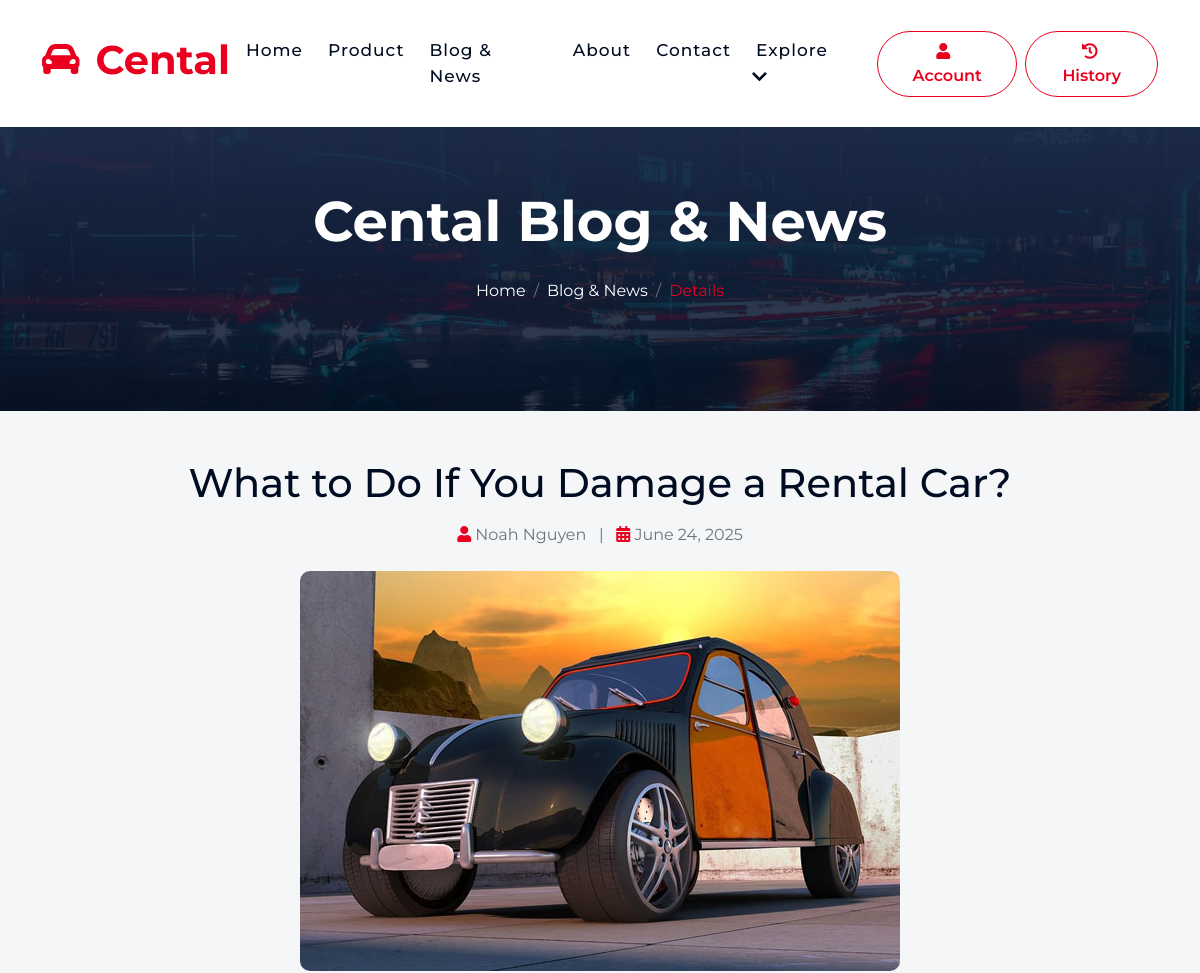
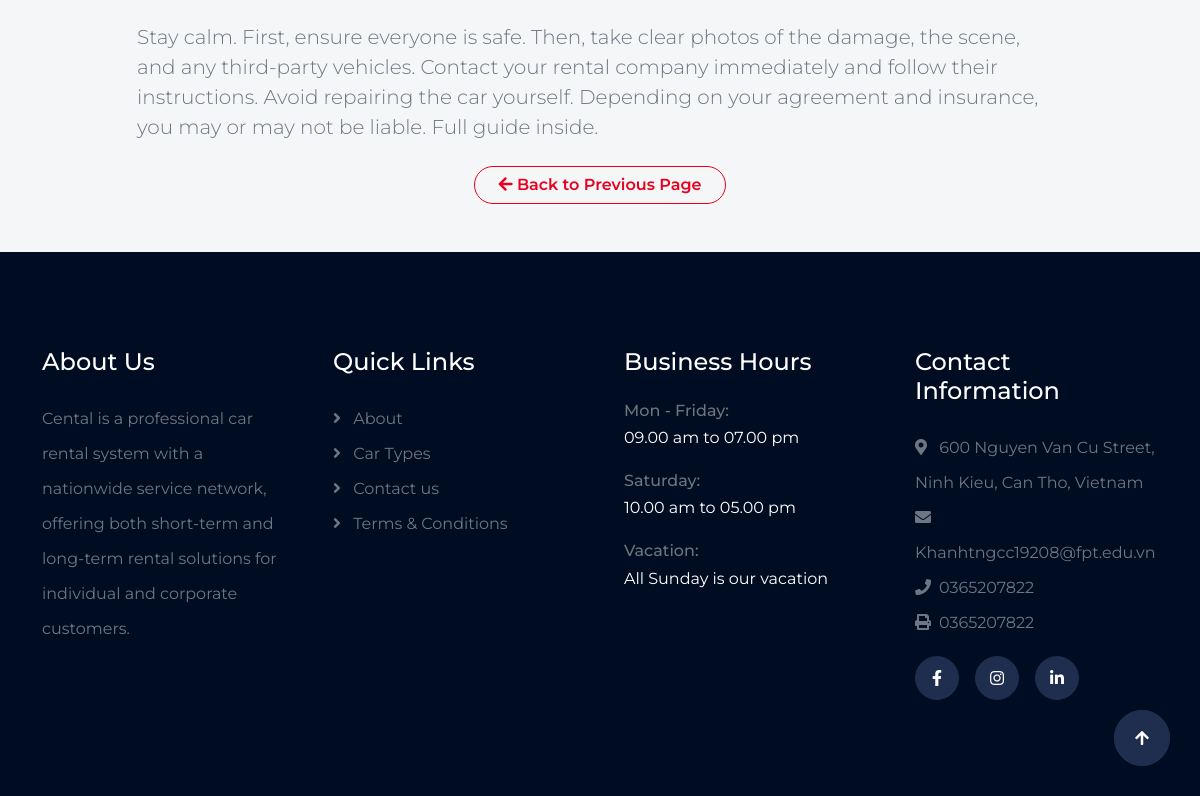
Page /layout.php?page=blog_details&id=15 on the committed database (2 pictures, top to bottom).
### tables this page shows
CREATE TABLE `blog_posts` (
  `id` int(11) NOT NULL,
  `title` varchar(255) NOT NULL,
  `content` text DEFAULT NULL,
  `image` varchar(255) NOT NULL,
  `author` varchar(100) NOT NULL,
  `created_at` date NOT NULL
);

### blog_details.php (the view, shortened to what this page needs)
<?php
    $conn = new mysqli("localhost", "root", "", "car_rental");
    $id = isset($_GET['id']) ? intval($_GET['id']) : 0;
    $stmt = $conn->prepare("SELECT * FROM blog_posts WHERE id = ?");
    $stmt->bind_param("i", $id);
    $stmt->execute();
    $result = $stmt->get_result();
    $blog = $result->fetch_assoc();
?>
<!DOCTYPE html>
<html lang="en">
     <head>
        <link rel="stylesheet" href="https://use.fontawesome.com/releases/v5.15.4/css/all.css"/>
        <link href="https://cdn.jsdelivr.net/npm/bootstrap-icons@1.4.1/font/bootstrap-icons.css" rel="stylesheet">
        <link href="lib/animate/animate.min.css" rel="stylesheet">
        <link href="lib/owlcarousel/assets/owl.carousel.min.css" rel="stylesheet">
        <link href="css/bootstrap.min.css" rel="stylesheet">
        <link href="css/style.css" rel="stylesheet">
    </head>
    <body>
        <div class="container-fluid bg-breadcrumb">
            <div class="container text-center py-5" style="max-width: 900px;">
                <h4 class="text-white display-4 mb-4 wow fadeInDown" data-wow-delay="0.1s">Cental Blog & News</h4>
                <ol class="breadcrumb d-flex justify-content-center mb-0 wow fadeInDown" data-wow-delay="0.3s">
                    <li class="breadcrumb-item"><a href="layout.php">Home</a></li>
                    <li class="breadcrumb-item"><a href="layout.php?page=blog">Blog & News</a></li>
                    <li class="breadcrumb-item active text-primary">Details</li>
                </ol>
            </div>
        </div>
        <div class="container py-5 blog-content">
            <div class="row justify-content-center">
                <div class="col-lg-10">
                    <div class="mb-4 text-center">
                        <h1 class="mb-3"><?php echo htmlspecialchars($blog['title']); ?></h1>
                        <p class="text-muted"><i class="fa fa-user text-primary"></i> <?php echo htmlspecialchars($blog['author']); ?> &nbsp; | &nbsp; <i class="fa fa-calendar-alt text-primary"></i> <?php echo date('F j, Y', strtotime($blog['created_at'])); ?></p>
                    </div>
                    <?php if (!empty($blog['image'])): ?>
                        <img src="/cental-admin-dashboard/assets/img/<?php echo htmlspecialchars($blog['image']); ?>"
                        alt="Blog Image"
                        class="img-fluid rounded mb-4 mx-auto d-block">
                    <?php endif; ?>
                    <div class="lead">
                        <?php
                            $content = str_replace('../assets/img/', '/cental-admin-dashboard/assets/img/', $blog['content']);
                            echo $content;
                        ?>
                    </div>
                    <div class="mt-4 text-center">
                        <a href="javascript:void(0);" onclick="history.back();" class="btn btn-outline-primary rounded-pill px-4">
                            <i class="fa fa-arrow-left"></i> Back to Previous Page
                        </a>
                    </div>
                </div>
            </div>
        </div>
        <a href="#" class="btn btn-secondary btn-lg-square rounded-circle back-to-top"><i class="fa fa-arrow-up"></i></a>
    </body>
</html>

### css/style.css (style rules this page uses)
.back-to-top { position: fixed; right: 30px; bottom: 30px; z-index: 99; }
.btn { font-weight: 600; transition: .5s; }
.btn-lg-square { width: 56px; height: 56px; }
.btn-square, .btn-sm-square, .btn-md-square, .btn-lg-square, .btn-xl-square { padding: 0; display: flex; align-items: center; justify-content: center; font-weight: normal; }
.btn.btn-secondary { color: var(--bs-white); }
.bg-breadcrumb { position: relative; overflow: hidden; background: linear-gradient(rgba(31, 46, 78, 1), rgba(0, 12, 33, 0.8)), url(../img/fact-bg.jpg); background-position: center top; background-repeat: no-repeat; background-size: cover; padding: 60px 0 60px 0; transition: 0.5s; }
.bg-breadcrumb .breadcrumb { position: relative; }
.bg-breadcrumb .breadcrumb .breadcrumb-item a { color: var(--bs-white); }
body { font-family: 'Montserrat', sans-serif; background-color: #f4f6f8; }

### rows in the picture
blog_posts: title "What to Do If You Damage a Rental Car?", author "Noah Nguyen", created_at "June 24, 2025", image (picture), content "Stay calm. First, ensure everyone is safe. Then, take clear photos of the damage, the scene, and any third-party vehicles. Contact your rental company immediately and follow their instructions. Avoid repairing the car yourself. Depending on your agreement and insurance, you may or may not be liable. Full guide inside."
